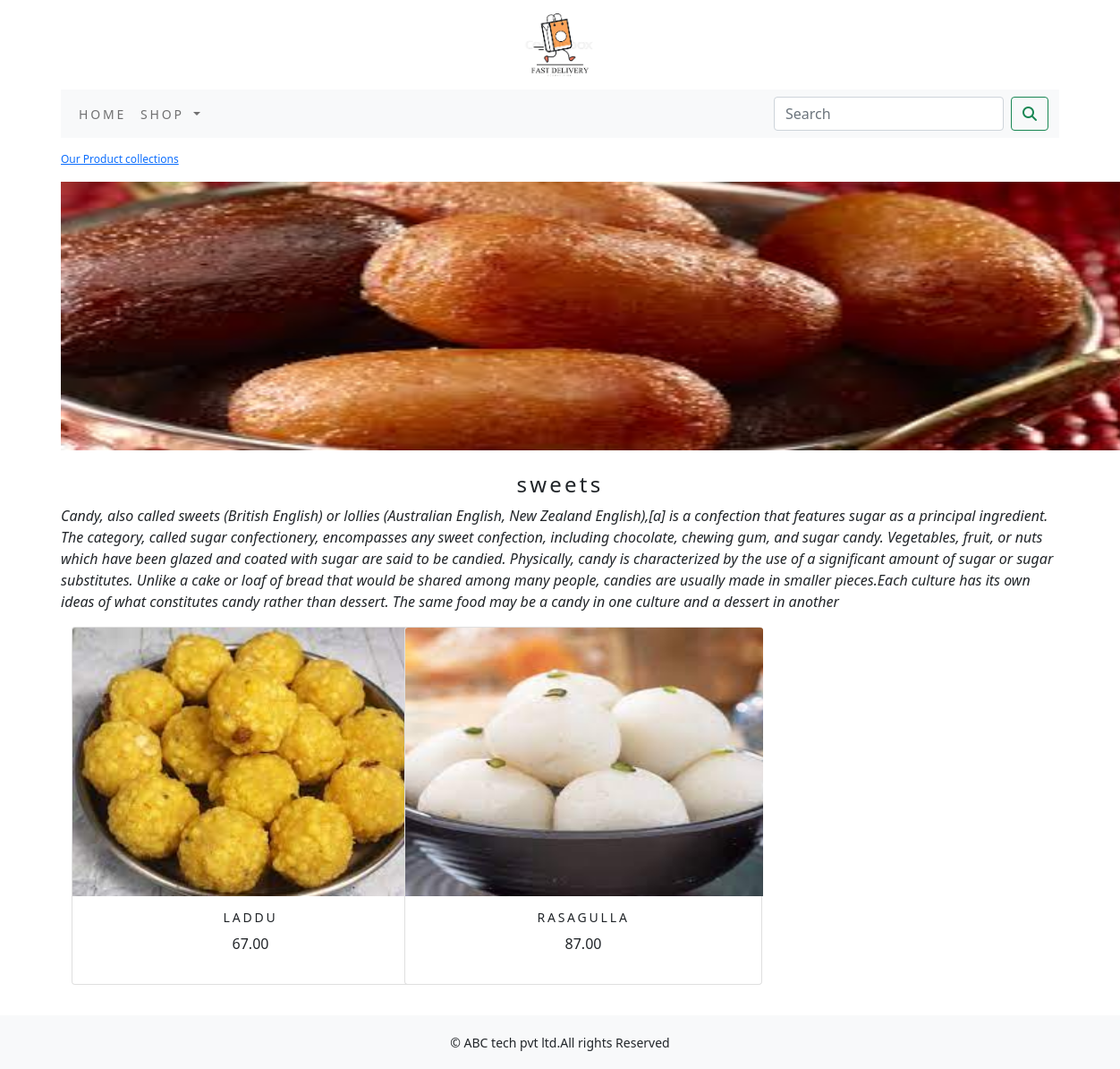
The page /ecommerce/sweets/ on the database its author committed.
### ecommerceapp/models.py (models this page shows, shortened)
class Category(models.Model):
    name=models.CharField(max_length=250,unique=True)
    slug=models.SlugField(max_length=250,unique=True)
    description=models.TextField(blank=True)
    image=models.ImageField(upload_to='category',blank=True)
    class Meta:
        ordering=('name',)
        verbose_name='category'
        verbose_name_plural='categories'
    def get_url(self):
        return reverse('ecommerceapp:product_by_category',args=[self.slug])

class Product(models.Model):
    name=models.CharField(max_length=250,unique=True)
    slug=models.SlugField(max_length=250,unique=True)
    description = models.TextField(blank=True)
    price=models.DecimalField(max_digits=10,decimal_places=2)
    category=models.ForeignKey(Category,on_delete=models.CASCADE)
    image = models.ImageField(upload_to='product', blank=True)
    stock=models.IntegerField()
    available=models.BooleanField(default=True)
    created=models.DateTimeField(auto_now_add=True)
    updated=models.DateTimeField(auto_now=True)
    def get_url(self):
       return reverse('ecommerceapp:prodCatdetail',args=[self.category.slug,self.slug])
    class Meta:
        ordering = ('name',)
        verbose_name = 'product'
        verbose_name_plural = 'products'

### ecommerceapp/views.py (the view)
# urls.py: path('',views.allProdCat,name='allProdCat'),
def allProdCat(request,c_slug=None):
    c_page=None
    products_list=None
    if c_slug!=None:
        c_page=get_object_or_404(Category,slug=c_slug)
        products_list=Product.objects.all().filter(category=c_page,available=True)
    else:
        products_list=Product.objects.all().filter(available=True)
    paginator=Paginator(products_list,6)
    try:
        page=int(request.GET.get('page','1'))
    except:
        page=1
    try:
        products=paginator.page(page)
    except (EmptyPage,InvalidPage):
        products=paginator.page(paginator.num_pages)
    return render(request,"category.html",{'category':c_page,'products':products})

### cart/context_processors.py (called while the page is built)
def counter(request):
    item_count=0
    if 'admin' in request.path:
        return {}
    else:
        try:
            cart=Cart.objects.filter(cart_id=_cart_id(request))
            cart_items=CartItem.objects.all().filter(cart=cart[:1])
            for cart_item in cart_items:
                item_count +=cart_item.quantity
        except Cart.DoesNotExist:
            item_count=0
    return dict(item_count=item_count)

### cart/views.py (called while the page is built)
def _cart_id(request):
    cart=request.session.session_key
    if not cart:
        cart=request.session.create()
    return cart

### ecommerceapp/context_processors.py (called while the page is built)
def menu_links(request):
    links=Category.objects.all()
    return dict(links=links)

### templates/category.html (shortened to what this page needs)
{% extends 'base.html' %}
{% load static %}
{% block content %}
    {% if category %}
<div>
    <div class="row my_row_class">
      <div class="mx_auto">
        <p><a href="{% url 'ecommerceapp:allProdCat' %}">Our Product collections</a></p>
    </div>
      </div>
</div>
 {% endif %}
<div class="mx_auto">
    {% if category %}
         <img class="my_image" src="{{category.image.url}}" alt="{{category.name}}" style="width:1200px;height:300px;" >
</div>
    <br>
<div>
    <h1 class="text-center my_title"><b><h4>{{category.name}}</h4></b></h1>
    <p class="text-justify"><i>{{category.description}}</i></p>
</div>
{% endif %}
<div class="container">
    <div class="row mx_auto">
        {% for product in products.object_list %}
        <div class="my_bottom_margin col-9 col-sm-12 col-md-4 col-lg-4 ">
            <div class="card text-center" style="width:400px;height:400px;" >
                <a href="{{product.get_url}}" ><img class="card-img-top my_image" src="{{product.image.url}}" style="width:400px;height:300px;" alt="{{product.name}}"></a>
            <div class="card-body">
                <h4>{{product.name}}</h4>
                <p>{{product.price}}</p>
            </div>
            </div>
        </div>
        {% endfor %}
    </div>
    <br>
</div>
{% endblock %}

### static/css/custom.css (style rules this page uses)
body { font-family: 'Roboto', sans-serif; }
.my_row_class { padding-top :15px; }
.my_row_class .mx_auto { color:#000; font-size:12px; }
.my_image { width:100%; height:auto; }
.my_title { font-size:16px; text_transform:uppercase; letter-spacing:.2em; }
.my_bottom_margin { margin-bottom:10px; }
.card-body h4 { font-size:14px; text-transform:uppercase; letter-spacing:.2em; }

### rows shown on the page
Category: image (picture), name "sweets", description "Candy, also called sweets (British English) or lollies (Australian English, New Zealand English),[a] is a confection that features sugar as a principal ingredient. The category, called sugar confectionery, encompasses any sweet confection, including chocolate, chewing gum, and sugar candy. Vegetables, fruit, or nuts which have been glazed and coated with sugar are said to be candied. Physically, candy is characterized by the use of a significant amount of sugar or sugar substitutes. Unlike a cake or loaf of bread that would be shared among many people, candies are usually made in smaller pieces.Each culture has its own ideas of what constitutes candy rather than dessert. The same food may…"
Product: image (picture), name "LADDU", price "67.00"
Product: image (picture), name "RASAGULLA", price "87.00"
